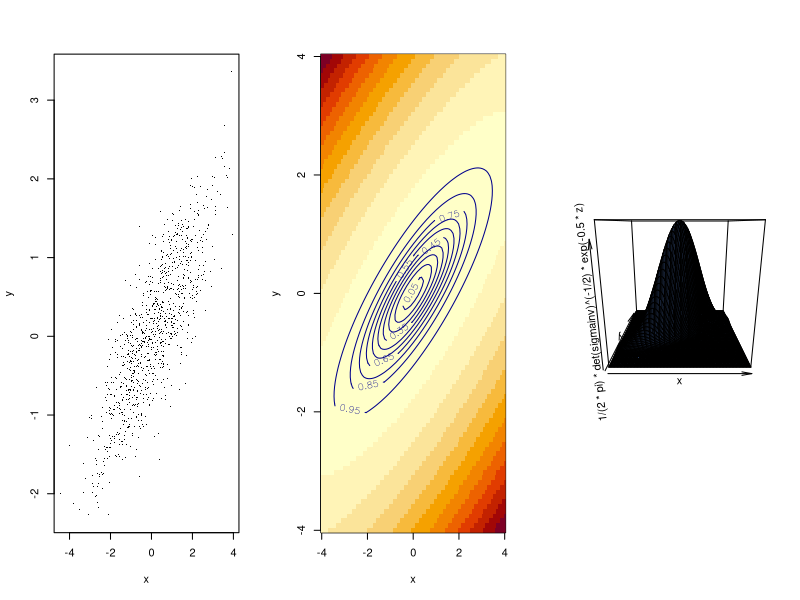
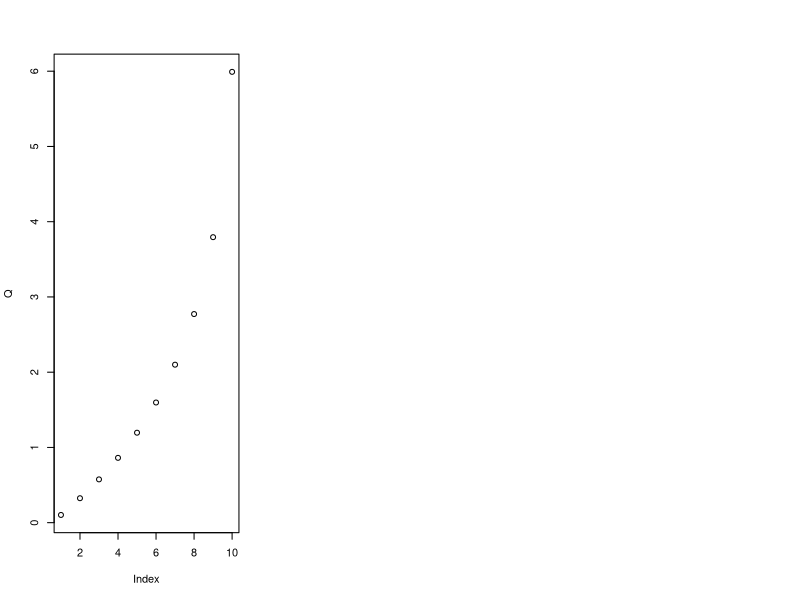
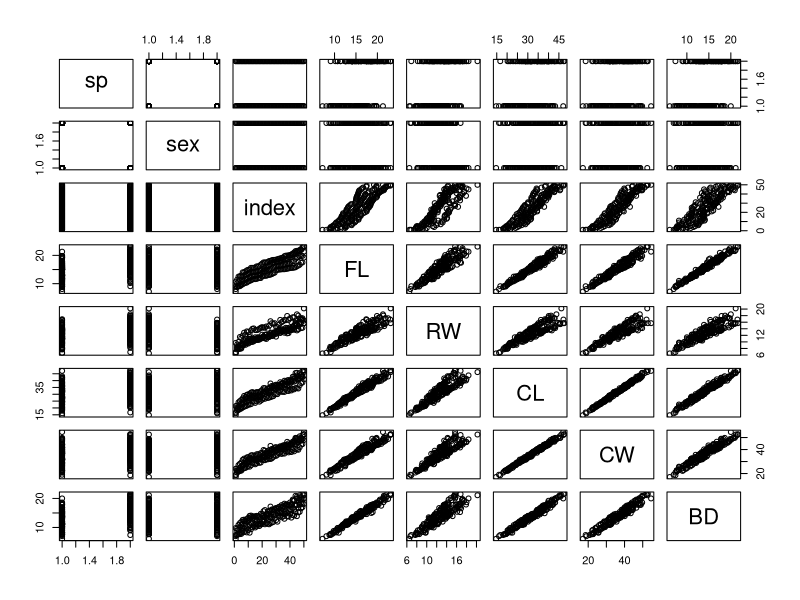
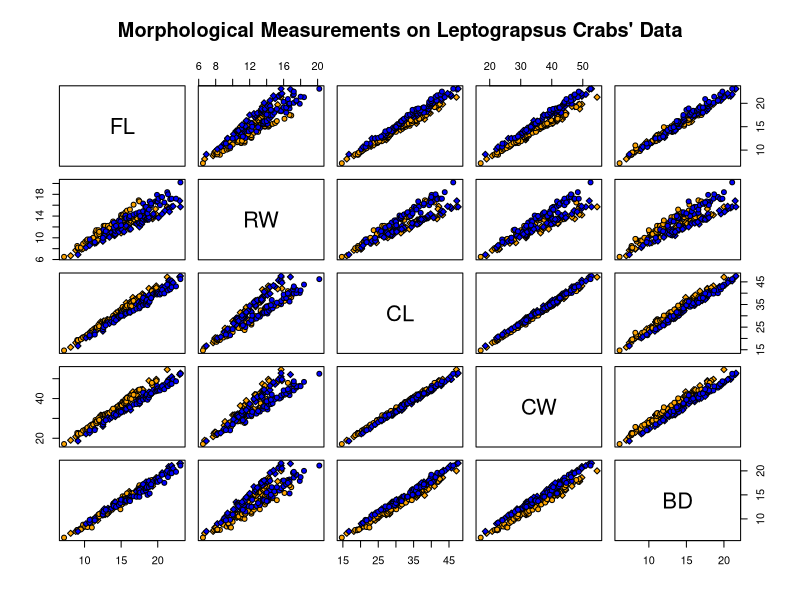
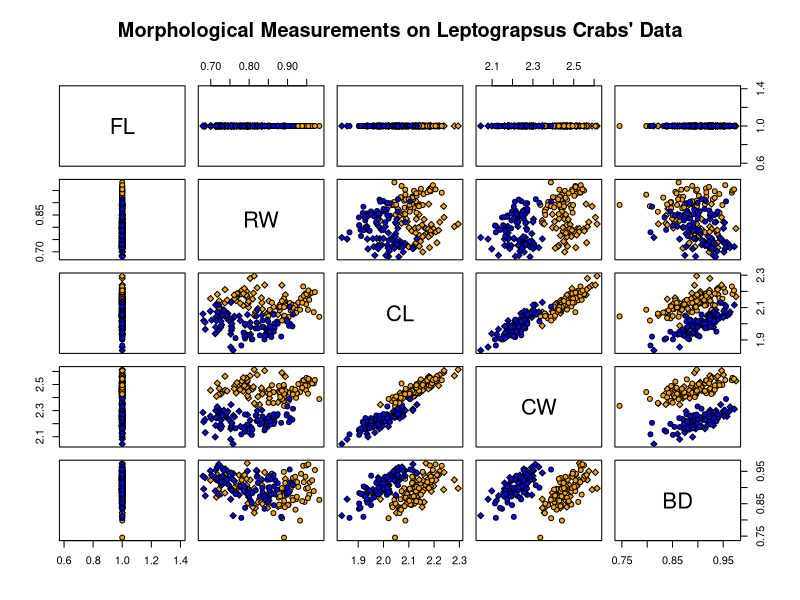

Here is the R script that generated these plots, in order:
par(mfrow=c(1,3)) # partage l'affichage en 2
Q<-qchisq(p=seq(0.05,0.95,by=0.1),df=2)
sigma<-matrix(c(2,1,1,0.75),2,2)
Y<-matrix(rnorm(2000),1000,2)%*%chol(sigma)
plot(Y,xlab="x",ylab="y",pch='.')
  
x<-seq(-4,4,length=100)
y<-seq(-4,4,length=100)
sigmainv<-solve(sigma)
a<-sigmainv[1,1]
b<-sigmainv[2,2]
c<-sigmainv[1,2]
z<-outer(x,y,function(x,y) (a*x^2+b*y^2+2*c*x*y))
image(x,y,z)
  
contour(x,y,z,col="blue4",levels=Q,labels=seq(from=0.05,to=0.95,by=0.1),add= TRUE)
persp(x,y,1/(2*pi)*det(sigmainv)^(-1/2)*exp(-0.5*z),col="cornflowerblue")

plot(Q , )



Bell <- function(N=0) {
  B <- rep(0, times = N+1)
  B[1] <- 1 
  B[2] <- 1 
  
  for( n in 2:N){
    for(k in 1:n){
      B[n+1]<-B[n+1]+choose(n-1,k-1)*B[k]
    }
  }
  return ( B )
}

Bell(9)


library(MASS)
pairs(crabs)

pairs(crabs[4:8], main = "Morphological Measurements on Leptograpsus Crabs' Data", pch = c(21,23)[unclass(crabs$sex)], bg = c("orange", "blue")[unclass(crabs$sp)])

pairs(crabs[,4:8]/crabs[,4], main = "Morphological Measurements on Leptograpsus Crabs' Data", pch = c(21,23)[unclass(crabs$sex)], bg = c("orange", "blue")[unclass(crabs$sp)])






